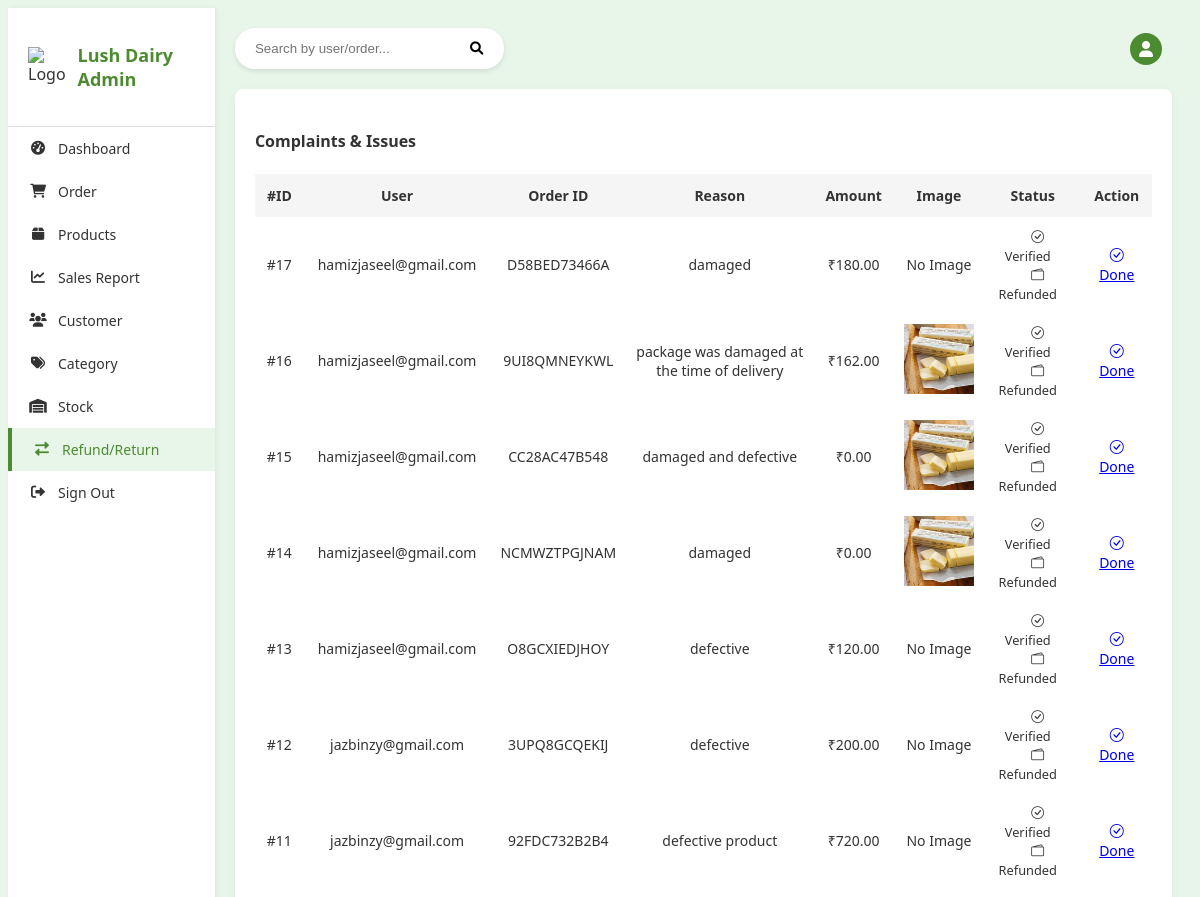
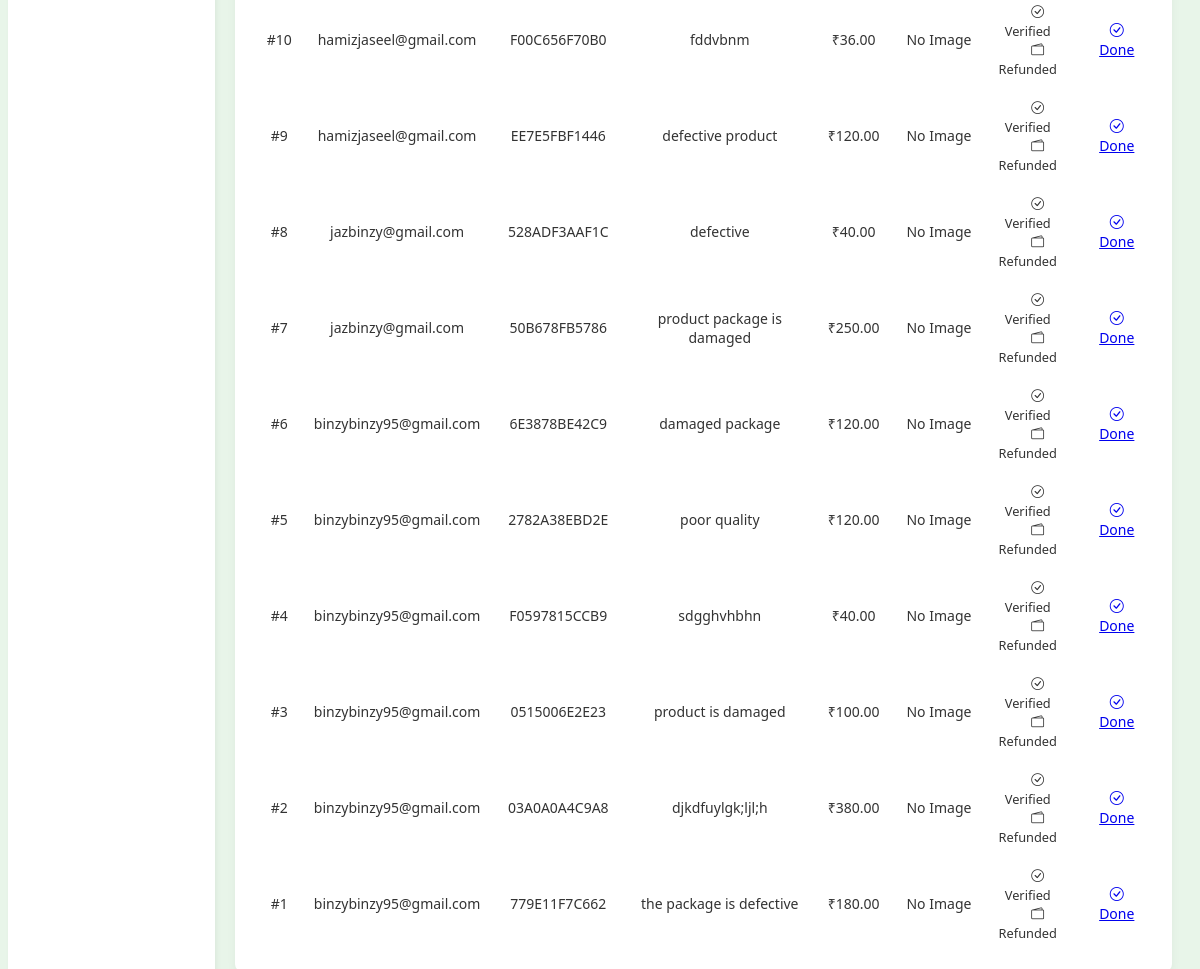
Page /accounts/return/requests/ on the committed database (2 pictures, top to bottom).
### app/models.py (models this page shows, shortened)
class ReturnRequest(models.Model):
    user = models.ForeignKey(CustomUser, on_delete=models.CASCADE)
    order = models.ForeignKey(Order, on_delete=models.CASCADE)
    reason = models.TextField()
    refund_amount = models.DecimalField(max_digits=10, decimal_places=2)
    verified = models.BooleanField(default=False)
    refunded = models.BooleanField(default=False)
    requested_at = models.DateTimeField(auto_now_add=True)
    image = models.ImageField(upload_to='complaint_images/', blank=True, null=True)

class Order(models.Model):
    ORDER_STATUS = [
        ('pending', 'Pending'),
        ('processing', 'Processing'),
        ('shipped', 'Shipped'),
        ('delivered', 'Delivered'),
        ('cancelled', 'Cancelled'),
        ('returned', 'Returned'),
        ('Partially Cancelled', 'Partially Cancelled'),
    ]
    RETURN_STATUS_CHOICES = [
    ('not_requested', 'Not Requested'),
    ('requested', 'Requested'),
    ('approved', 'Approved'),
    ('rejected', 'Rejected'),
]
    user = models.ForeignKey(CustomUser, on_delete=models.CASCADE, related_name='orders')
    product = models.ForeignKey(Product, on_delete=models.CASCADE, null=True, blank=True)
    order_id = models.CharField(max_length=20, unique=True)
    razorpay_order_id = models.CharField(max_length=100, null=True, blank=True)
    total_amount = models.DecimalField(max_digits=10, decimal_places=2,null=True)
    status = models.CharField(max_length=20, choices=ORDER_STATUS, default='pending')
    address = models.ForeignKey(Address, on_delete=models.SET_NULL, null=True)
    created_at = models.DateTimeField(auto_now_add=True)
    updated_at = models.DateTimeField(auto_now=True)
    payment_method = models.CharField(max_length=50, default='COD')
    subtotal = models.DecimalField(max_digits=10, decimal_places=2,null=True)
    discount = models.DecimalField(max_digits=10, decimal_places=2, default=0)
    shipping = models.DecimalField(max_digits=10, decimal_places=2, default=0)
    return_status = models.CharField(max_length=20, choices=RETURN_STATUS_CHOICES, default='not_requested', blank=True)
    address_name = models.CharField(max_length=100,default='')
    address_phone = models.CharField(max_length=15,default='')
    address_line1 = models.CharField(max_length=255,default='')
    address_line2 = models.CharField(max_length=255, blank=True,default='')
    address_city = models.CharField(max_length=100,default='')
    address_state = models.CharField(max_length=100,default='')
    address_zipcode = models.CharField(max_length=10,default='')
    coupon = models.ForeignKey('Coupon', null=True, blank=True, on_delete=models.SET_NULL)
    wallet_amount = models.DecimalField(max_digits=10, decimal_places=2, default=0.00)
    class Meta:
        ordering = ['-created_at']

### accounts/models.py (models this page shows, shortened)
class CustomUser(AbstractUser):
    is_user = models.BooleanField(default=False)
    is_panel_staff = models.BooleanField(default=False)
    referral_code = models.CharField(max_length=10, unique=True, blank=True, null=True)
    referred_by = models.ForeignKey('self', null=True, blank=True, on_delete=models.SET_NULL)
    is_admin_user = models.BooleanField(default=False)
    is_blocked = models.BooleanField(default=False)
    created_at = models.DateTimeField(default=timezone.now)
    mobile = models.CharField(max_length=15, blank=True)
    profile_image = models.ImageField(upload_to='profiles/', default='profiles/default.jpeg')
    bio = models.TextField(blank=True)
    pending_email = models.EmailField(blank=True, null=True)
    email_otp = models.CharField(max_length=6, blank=True, null=True)
    email_verified = models.BooleanField(default=False)

### accounts/views.py (the view)
# urls.py: path('accounts/return/requests/', views.admin_return_requests, name='admin_return_requests'),
def admin_return_requests(request):
    query = request.GET.get('q', '').strip()
    return_requests = ReturnRequest.objects.select_related('user', 'order')
    if query:
        return_requests = return_requests.filter(
            Q(user__email__icontains=query) |
            Q(order__order_id__icontains=query)
        )
    return_requests = return_requests.order_by('-requested_at')
    return render(request, 'admin_panel/return_request.html', {
        'return_requests': return_requests,
        'q': query
    })

### templates/admin_panel/return_request.html (shortened to what this page needs)
{% extends 'admin_panel/base.html' %}
{% load static %}
{% block content %}
<!DOCTYPE html>
<html lang="en">
<head>
  <link href="https://cdnjs.cloudflare.com/ajax/libs/font-awesome/6.0.0-beta3/css/all.min.css" rel="stylesheet">
  <link href="https://cdn.jsdelivr.net/npm/bootstrap-icons@1.11.3/font/bootstrap-icons.css" rel="stylesheet">
</head>
<body>
  <div class="container">
    <div class="sidebar">
      <div class="logo">
        <img src="{% static 'images/logo.png' %}" alt="Logo">
        <h2>Lush Dairy Admin</h2>
      </div>
      <div class="nav-menu">
        <a href="{% url 'admin_panel:admin_dashboard' %}" class="nav-item"><i class="fas fa-tachometer-alt"></i> Dashboard</a>
        <a href="{% url 'admin_panel:admin_order_list' %}" class="nav-item"><i class="fas fa-shopping-cart"></i> Order</a>
        <a href="{% url 'admin_panel:product_list' %}" class="nav-item"><i class="fas fa-box"></i> Products</a>
        <a href="#" class="nav-item"><i class="fas fa-chart-line"></i> Sales Report</a>
        <a href="{% url 'admin_panel:user_list' %}" class="nav-item"><i class="fas fa-users"></i> Customer</a>
        <a href="{% url 'admin_panel:category_list' %}" class="nav-item"><i class="fas fa-tags"></i> Category</a>
        <a href="{% url 'admin_panel:inventory_list' %}" class="nav-item"><i class="fas fa-warehouse"></i> Stock</a>
        <a href="{% url 'admin_panel:admin_return_requests' %}" class="nav-item active"><i class="fas fa-exchange-alt"></i> Refund/Return</a>
        <a href="{% url 'admin_panel:admin_logout' %}" class="nav-item"><i class="fas fa-sign-out-alt"></i> Sign Out</a>
      </div>
    </div>
    <div class="main-content">
      <div class="header">
        <div class="search-bar">
          <form method="get" action="{% url 'admin_panel:admin_return_requests' %}">
  <input type="text" name="q" placeholder="Search by user/order..." value="{{ q|default:'' }}">
  <button type="submit"><i class="fas fa-search"></i></button>
</form>
        </div>
        <div class="user-info">
          <div class="avatar"><i class="fas fa-user"></i></div>
        </div>
      </div>
      <div class="table-container">
        <h4 class="mb-3">Complaints & Issues</h4>
        <table>
          <thead>
            <tr>
              <th>#ID</th>
              <th>User</th>
              <th>Order ID</th>
              <th>Reason</th>
              <th>Amount</th>
              <th>Image</th>
              <th>Status</th>
              <th>Action</th>
            </tr>
          </thead>
          <tbody>
            {% for r in return_requests %}
            <tr>
              <td>#{{ r.id }}</td>
              <td>{{ r.user.email }}</td>
              <td>{{ r.order.order_id }}</td>
              <td class="text-start">{{ r.reason|truncatechars:60 }}</td>
              <td>₹{{ r.refund_amount }}</td>
              <td>
                {% if r.image %}
                  <img src="{{ r.image.url }}" style="width: 70px; height: 70px;" class="img-thumbnail" alt="Proof">
                {% else %}
                  <span class="text-muted">No Image</span>
                {% endif %}
              </td>
              <td>
                {% if r.verified %}
                  <span class="badge bg-success"><i class="bi bi-check-circle"></i>Verified</span><br>
                  {% if r.refunded %}
                    <span class="badge bg-primary"><i class="bi bi-wallet2"></i> Refunded</span>
                  {% else %}
                    <span class="badge bg-warning text-dark"><i class="bi bi-hourglass-split"></i> Rejected</span>
                  {% endif %}
                {% else %}
                  <span class="badge bg-secondary"><i class="bi bi-hourglass"></i> Pending Verification</span>
                {% endif %}
              </td>
              <td>
                <a href="{% url 'admin_panel:approve_return_request' r.id %}"
                  class="btn btn-sm fw-semibold
                  {% if not r.verified %}btn-warning
                  {% elif not r.refunded %}btn-primary
                  {% else %}btn-outline-secondary disabled{% endif %}">
                  {% if not r.verified %}
                    <i class="bi bi-check2-circle"></i> Verify
                  {% elif not r.refunded %}
                    <i class="bi bi-wallet2"></i> Proceed
                  {% elif not r.refunded and r.verified %}
                    <i class="bi bi-wallet2"></i> Reject
                  {% else %}
                    <i class="bi bi-check-circle"></i> Done
                  {% endif %}
                </a>
              </td>
            </tr>
            {% empty %}
            <tr>
              <td colspan="8" class="empty-state">
                <i class="bi bi-info-circle"></i> No complaints or refund requests found.
              </td>
            </tr>
            {% endfor %}
          </tbody>
        </table>
      </div>
    </div>
  </div>
</body>
</html>
{% endblock %}

### templates/admin_panel/return_request.html (style rules this page uses)
:root { --primary-color: #4d8b31; --secondary-color: #e8f5e9; --text-color: #333; --light-gray: #f5f5f5; --border-color: #ddd; }
body { background-color: var(--secondary-color); font-family: 'Segoe UI', Tahoma, Geneva, Verdana, sans-serif; color: var(--text-color); }
.container { display: flex; min-height: 100vh; }
.sidebar { width: 240px; background-color: white; box-shadow: 2px 0 5px rgba(0, 0, 0, 0.05); padding: 20px 0; }
.logo { padding: 0 20px 20px; border-bottom: 1px solid var(--border-color); display: flex; align-items: center; }
.logo img { height: 40px; margin-right: 10px; }
.logo h2 { font-size: 18px; color: var(--primary-color); }
.nav-item { display: flex; align-items: center; padding: 12px 20px; color: var(--text-color); text-decoration: none; font-size: 14px; }
.nav-item:hover, .nav-item.active { background-color: var(--secondary-color); color: var(--primary-color); border-left: 4px solid var(--primary-color); }
.nav-item i { margin-right: 10px; width: 20px; text-align: center; }
.main-content { flex-grow: 1; padding: 20px; }
.header { display: flex; justify-content: space-between; align-items: center; margin-bottom: 20px; }
.search-bar { display: flex; align-items: center; background-color: white; border-radius: 20px; padding: 8px 15px; box-shadow: 0 2px 5px rgba(0, 0, 0, 0.1); }
.search-bar input { border: none; outline: none; padding: 5px; width: 200px; }
.search-bar button { background: transparent; border: none; cursor: pointer; }
.user-info { display: flex; align-items: center; }
.avatar { width: 32px; height: 32px; border-radius: 50%; background-color: var(--primary-color); color: white; display: flex; align-items: center; justify-content: center; margin-right: 10px; }
.table-container { background: white; padding: 20px; border-radius: 8px; box-shadow: 0 2px 10px rgba(0, 0, 0, 0.05); }
table { width: 100%; border-collapse: collapse; }
th { background-color: var(--light-gray); padding: 12px; text-align: center; font-weight: 600; font-size: 14px; }
td { padding: 10px; font-size: 14px; text-align: center; vertical-align: middle; }
.badge { font-size: 0.8rem; padding: 6px 10px; }
.btn { min-width: 100px; }

### rows in the picture
ReturnRequest: id "17", user.email "hamizjaseel@gmail.com", order.order_id "D58BED73466A", reason "damaged", refund_amount "180.00", image "No Image", verified True (drawn)
ReturnRequest: id "16", user.email "hamizjaseel@gmail.com", order.order_id "9UI8QMNEYKWL", reason "package was damaged at the time of delivery", refund_amount "162.00", image (picture), verified True (drawn)
ReturnRequest: id "15", user.email "hamizjaseel@gmail.com", order.order_id "CC28AC47B548", reason "damaged and defective", refund_amount "0.00", image (picture), verified True (drawn)
ReturnRequest: id "14", user.email "hamizjaseel@gmail.com", order.order_id "NCMWZTPGJNAM", reason "damaged", refund_amount "0.00", image (picture), verified True (drawn)
ReturnRequest: id "13", user.email "hamizjaseel@gmail.com", order.order_id "O8GCXIEDJHOY", reason "defective", refund_amount "120.00", shows "No Image", verified True (drawn)
ReturnRequest: id "12", user.email "jazbinzy@gmail.com", order.order_id "3UPQ8GCQEKIJ", reason "defective", refund_amount "200.00", shows "No Image", verified True (drawn)
ReturnRequest: id "11", user.email "jazbinzy@gmail.com", order.order_id "92FDC732B2B4", reason "defective product", refund_amount "720.00", shows "No Image", verified True (drawn)
ReturnRequest: id "10", user.email "hamizjaseel@gmail.com", order.order_id "F00C656F70B0", reason "fddvbnm", refund_amount "36.00", shows "No Image", verified True (drawn)
ReturnRequest: id "9", user.email "hamizjaseel@gmail.com", order.order_id "EE7E5FBF1446", reason "defective product", refund_amount "120.00", shows "No Image", verified True (drawn)
ReturnRequest: id "8", user.email "jazbinzy@gmail.com", order.order_id "528ADF3AAF1C", reason "defective", refund_amount "40.00", shows "No Image", verified True (drawn)
ReturnRequest: id "7", user.email "jazbinzy@gmail.com", order.order_id "50B678FB5786", reason "product package is damaged", refund_amount "250.00", shows "No Image", verified True (drawn)
ReturnRequest: id "6", user.email "binzybinzy95@gmail.com", order.order_id "6E3878BE42C9", reason "damaged package", refund_amount "120.00", shows "No Image", verified True (drawn)
ReturnRequest: id "5", user.email "binzybinzy95@gmail.com", order.order_id "2782A38EBD2E", reason "poor quality", refund_amount "120.00", shows "No Image", verified True (drawn)
ReturnRequest: id "4", user.email "binzybinzy95@gmail.com", order.order_id "F0597815CCB9", reason "sdgghvhbhn", refund_amount "40.00", shows "No Image", verified True (drawn)
ReturnRequest: id "3", user.email "binzybinzy95@gmail.com", order.order_id "0515006E2E23", reason "product is damaged", refund_amount "100.00", shows "No Image", verified True (drawn)
ReturnRequest: id "2", user.email "binzybinzy95@gmail.com", order.order_id "03A0A0A4C9A8", reason "djkdfuylgk;ljl;h", refund_amount "380.00", shows "No Image", verified True (drawn)
ReturnRequest: id "1", user.email "binzybinzy95@gmail.com", order.order_id "779E11F7C662", reason "the package is defective", refund_amount "180.00", shows "No Image", verified True (drawn)
